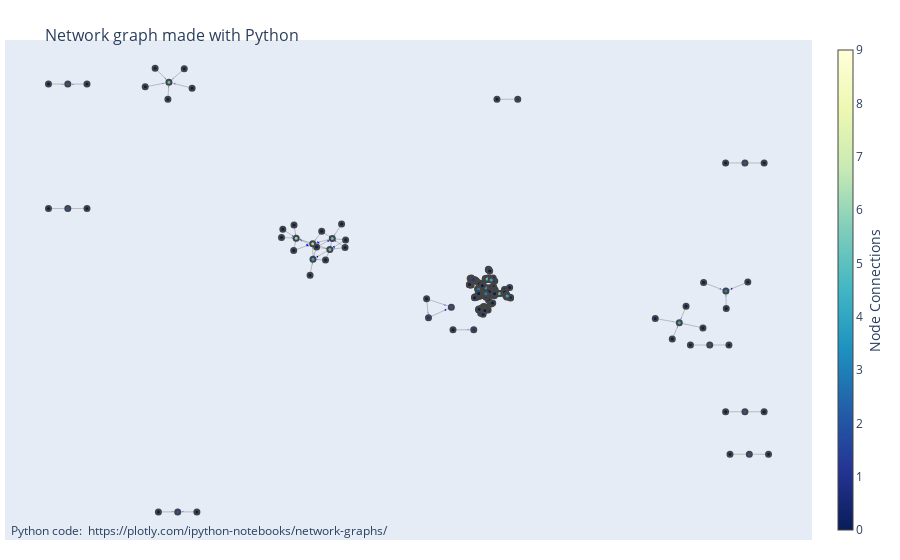

Source (notebook cell):
### Code cell
drawer = GraphDrawer(graph_layout="sfdp", arrow_length=1.1 * 5, arrow_width=0.035 * 5)
fig = drawer.draw(DG_today, text_df=text_df)
fig

### Figure 1 — Plotly figure (JSON) as saved in the notebook; plotly's stock layout.template omitted (floating-point values rounded to 4 significant figures; data arrays with more than 128 entries replaced by an {"elided": "..."} marker saying what was removed)
{"data": [{"hoverinfo": "none", "line": {"color": "#888", "width": 0.5}, "mode": "lines", "type": "scatter", "x": {"elided": "1536 float values"}, "y": {"elided": "1536 float values"}}, {"fill": "toself", "fillcolor": "blue", "line": {"color": "blue"}, "mode": "lines", "type": "scatter", "x": {"elided": "2560 float values"}, "y": {"elided": "2560 float values"}}, {"hoverinfo": "text", "marker": {"color": {"elided": "359 int values"}, "colorbar": {"thickness": 15, "title": {"side": "right", "text": "Node Connections"}, "xanchor": "left"}, "colorscale": [[0, "rgb(255,255,217)"], [0.125, "rgb(237,248,177)"], [0.25, "rgb(199,233,180)"], [0.375, "rgb(127,205,187)"], [0.5, "rgb(65,182,196)"], [0.625, "rgb(29,145,192)"], [0.75, "rgb(34,94,168)"], [0.875, "rgb(37,52,148)"], [1, "rgb(8,29,88)"]], "line": {"width": 2}, "reversescale": true, "showscale": true, "size": 5}, "mode": "markers", "text": {"elided": "359 str values"}, "type": "scatter", "x": {"elided": "359 float values"}, "y": {"elided": "359 float values"}}], "layout": {"annotations": [{"showarrow": false, "text": "Python code: <a href='https://plotly.com/ipython-notebooks/network-graphs/'> https://plotly.com/ipython-notebooks/network-graphs/</a>", "x": 0.005, "xref": "paper", "y": -0.002, "yref": "paper"}], "hovermode": "closest", "margin": {"b": 20, "l": 5, "r": 5, "t": 40}, "showlegend": false, "title": {"font": {"size": 16}, "text": "<br>Network graph made with Python"}, "xaxis": {"showgrid": false, "showticklabels": false, "zeroline": false}, "yaxis": {"showgrid": false, "showticklabels": false, "zeroline": false}}}
